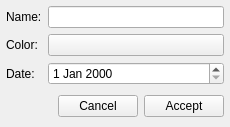
<?xml version="1.0" encoding="UTF-8"?>
<ui version="4.0">
 <class>DayGoalWidget</class>
 <widget class="QWidget" name="DayGoalWidget">
  <property name="geometry">
   <rect>
    <x>0</x>
    <y>0</y>
    <width>230</width>
    <height>127</height>
   </rect>
  </property>
  <property name="windowTitle">
   <string>Form</string>
  </property>
  <layout class="QVBoxLayout" name="verticalLayout">
   <property name="leftMargin">
    <number>6</number>
   </property>
   <property name="topMargin">
    <number>6</number>
   </property>
   <property name="rightMargin">
    <number>6</number>
   </property>
   <property name="bottomMargin">
    <number>6</number>
   </property>
   <item>
    <widget class="QWidget" name="widget" native="true">
     <layout class="QGridLayout" name="gridLayout">
      <property name="leftMargin">
       <number>0</number>
      </property>
      <property name="topMargin">
       <number>0</number>
      </property>
      <property name="rightMargin">
       <number>0</number>
      </property>
      <property name="bottomMargin">
       <number>0</number>
      </property>
      <item row="0" column="0">
       <widget class="QLabel" name="label">
        <property name="text">
         <string>Name:</string>
        </property>
       </widget>
      </item>
      <item row="0" column="1">
       <widget class="QLineEdit" name="name_LineEdit"/>
      </item>
      <item row="1" column="0">
       <widget class="QLabel" name="label_2">
        <property name="text">
         <string>Color:</string>
        </property>
       </widget>
      </item>
      <item row="1" column="1">
       <widget class="QPushButton" name="btn_Color">
        <property name="minimumSize">
         <size>
          <width>30</width>
          <height>20</height>
         </size>
        </property>
        <property name="text">
         <string/>
        </property>
       </widget>
      </item>
      <item row="2" column="0">
       <widget class="QLabel" name="label_3">
        <property name="text">
         <string>Date:</string>
        </property>
       </widget>
      </item>
      <item row="2" column="1">
       <widget class="QDateEdit" name="date_DateEdit"/>
      </item>
     </layout>
    </widget>
   </item>
   <item>
    <widget class="QWidget" name="widget_2" native="true">
     <layout class="QHBoxLayout" name="horizontalLayout">
      <property name="leftMargin">
       <number>0</number>
      </property>
      <property name="topMargin">
       <number>0</number>
      </property>
      <property name="rightMargin">
       <number>0</number>
      </property>
      <property name="bottomMargin">
       <number>0</number>
      </property>
      <item>
       <spacer name="horizontalSpacer">
        <property name="orientation">
         <enum>Qt::Horizontal</enum>
        </property>
        <property name="sizeHint" stdset="0">
         <size>
          <width>69</width>
          <height>20</height>
         </size>
        </property>
       </spacer>
      </item>
      <item>
       <widget class="QPushButton" name="btn_Cancel">
        <property name="text">
         <string>Cancel</string>
        </property>
       </widget>
      </item>
      <item>
       <widget class="QPushButton" name="btn_Accept">
        <property name="text">
         <string>Accept</string>
        </property>
       </widget>
      </item>
     </layout>
    </widget>
   </item>
  </layout>
 </widget>
 <resources/>
 <connections/>
</ui>
